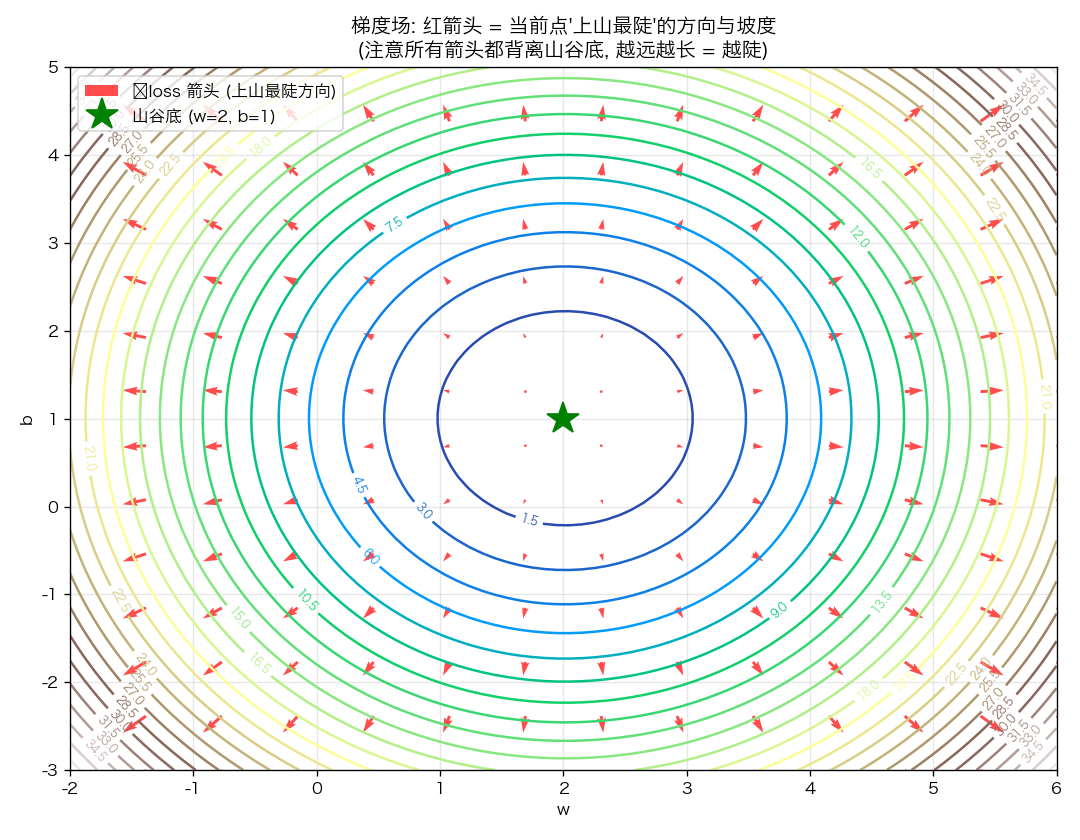

The script that saved this image:
"""
02 - 为什么梯度代表"上山的斜度"?

回忆导数: f'(x) 告诉你"x 往右挪一点, f 涨多少"
        f'(x) > 0 → 函数在上升; f'(x) < 0 → 函数在下降; |f'(x)| 越大 → 越陡。

推广到多元: 梯度 ∇f(w, b) = [∂f/∂w, ∂f/∂b]
  - 这是个向量, 既有方向 也有 长度。
  - 方向: 在 (w, b) 这点, 朝哪个方向走一小步 f 涨得最快 → 就是它指的方向。
  - 长度: 那个最快方向上 f 的上升速率 = 最陡的坡度。
  - 所以 "梯度 = 当前位置上山最陡的方向 + 斜率"。

下面: 还是上一节的 loss 山, 我们在地形上撒一堆点,
      用 PyTorch autograd 算出每个点的 ∇loss, 把它当箭头画出来。
      你会看到所有箭头都齐刷刷地指向山顶 (远离山谷底)。
"""

import matplotlib.pyplot as plt
import numpy as np
import torch

plt.rcParams["font.sans-serif"] = ["PingFang SC", "Hiragino Sans GB", "Arial Unicode MS"]
plt.rcParams["axes.unicode_minus"] = False


def main():
    torch.manual_seed(0)
    x_data = torch.linspace(-2, 2, 50)
    y_data = 2 * x_data + 1 + 0.1 * torch.randn_like(x_data)

    def loss_fn(w, b):
        y_pred = w * x_data + b
        return ((y_pred - y_data) ** 2).mean()

    # =========================================================
    # 1. 在一个点上手算 vs autograd, 验证"梯度就是斜率"
    #    loss(w, b) = mean((w·x + b - y)²)
    #    ∂loss/∂w = 2·mean( x · (w·x + b - y) )
    #    ∂loss/∂b = 2·mean(     w·x + b - y   )
    # =========================================================
    w = torch.tensor(0.0, requires_grad=True)
    b = torch.tensor(0.0, requires_grad=True)
    loss = loss_fn(w, b)
    loss.backward()

    with torch.no_grad():
        # err = 残差 = y_pred - y_data, 即 (w·x + b) - y
        # 此处 w=0, b=0, 所以 y_pred = 0·x + 0 = 0
        # 写成 "0 * x_data + 0 - y_data" 是为了跟公式 "w·x + b - y" 一一对应,
        # 让读者一眼看出 "把 w、b 代入 0 之后" 的样子; 化简后其实就是 -y_data
        err = 0 * x_data + 0 - y_data
        manual_dw = 2 * (x_data * err).mean().item()   # 对应 ∂loss/∂w = 2·mean(x · err)
        manual_db = 2 * err.mean().item()              # 对应 ∂loss/∂b = 2·mean(err)

    print("--- 在 (w=0, b=0) 处验证 ---")
    print(f"autograd: ∇loss = [{w.grad.item():.4f}, {b.grad.item():.4f}]")
    print(f"手算:     ∇loss = [{manual_dw:.4f}, {manual_db:.4f}]")
    print("→ 完全一致。这两个数字就是当前点 'w 方向斜率' 和 'b 方向斜率'")
    print("→ 都是负的, 因为山谷底 (2, 1) 在 (0, 0) 的右上方, 朝右上走 loss 是降的,")
    print("  所以 '上山最陡' (= 梯度方向) 自然指向左下 → 两个分量都是负数")

    # =========================================================
    # 2. 在 (w, b) 平面网格上算每个点的梯度, 当箭头画出来
    # =========================================================
    ws = torch.linspace(-2, 6, 80)
    bs = torch.linspace(-3, 5, 80)
    W, B = torch.meshgrid(ws, bs, indexing="ij")
    L = torch.zeros_like(W)
    for i in range(W.shape[0]):
        for j in range(W.shape[1]):
            L[i, j] = loss_fn(W[i, j], B[i, j])

    # 箭头用粗一点的网格, 不然画面糊掉
    aw = torch.linspace(-2, 6, 14)
    ab = torch.linspace(-3, 5, 14)
    AW, AB = torch.meshgrid(aw, ab, indexing="ij")
    GW = torch.zeros_like(AW)
    GB = torch.zeros_like(AB)
    for i in range(AW.shape[0]):
        for j in range(AW.shape[1]):
            wi = AW[i, j].clone().requires_grad_(True)
            bi = AB[i, j].clone().requires_grad_(True)
            loss_fn(wi, bi).backward()
            GW[i, j] = wi.grad
            GB[i, j] = bi.grad

    # =========================================================
    # 3. 画图: 等高线 + 梯度箭头 (指向上山方向)
    # =========================================================
    fig, ax = plt.subplots(figsize=(9, 7))
    cs = ax.contour(W.numpy(), B.numpy(), L.numpy(), levels=25, cmap="terrain")
    ax.clabel(cs, inline=True, fontsize=7)

    # 注意: quiver 画的就是梯度向量 (GW, GB), 朝向 "上山"
    ax.quiver(AW.numpy(), AB.numpy(), GW.numpy(), GB.numpy(),
              color="red", alpha=0.7, scale=400, width=0.003,
              label="∇loss 箭头 (上山最陡方向)")

    ax.plot(2, 1, "g*", markersize=20, label="山谷底 (w=2, b=1)")
    ax.set_xlabel("w")
    ax.set_ylabel("b")
    ax.set_title("梯度场: 红箭头 = 当前点'上山最陡'的方向与坡度\n"
                 "(注意所有箭头都背离山谷底, 越远越长 = 越陡)")
    ax.legend(loc="upper left")
    ax.grid(True, alpha=0.3)

    plt.tight_layout()
    plt.savefig("02_gradient_is_uphill_slope.png", dpi=120)
    print("\n图已保存到 02_gradient_is_uphill_slope.png")
    plt.show()


if __name__ == "__main__":
    main()
